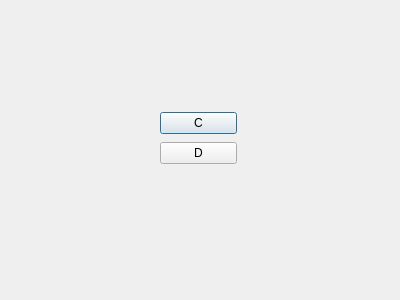
<?xml version="1.0" encoding="UTF-8"?>
<ui version="4.0">
 <class>Tela2</class>
 <widget class="QDialog" name="Tela2">
  <property name="geometry">
   <rect>
    <x>0</x>
    <y>0</y>
    <width>400</width>
    <height>300</height>
   </rect>
  </property>
  <property name="windowTitle">
   <string>Dialog</string>
  </property>
  <widget class="QWidget" name="">
   <property name="geometry">
    <rect>
     <x>160</x>
     <y>110</y>
     <width>77</width>
     <height>56</height>
    </rect>
   </property>
   <layout class="QVBoxLayout" name="verticalLayout">
    <item>
     <widget class="QPushButton" name="pushButton">
      <property name="text">
       <string>C</string>
      </property>
     </widget>
    </item>
    <item>
     <widget class="QPushButton" name="pushButton_2">
      <property name="text">
       <string>D</string>
      </property>
     </widget>
    </item>
   </layout>
  </widget>
 </widget>
 <resources/>
 <connections/>
</ui>
